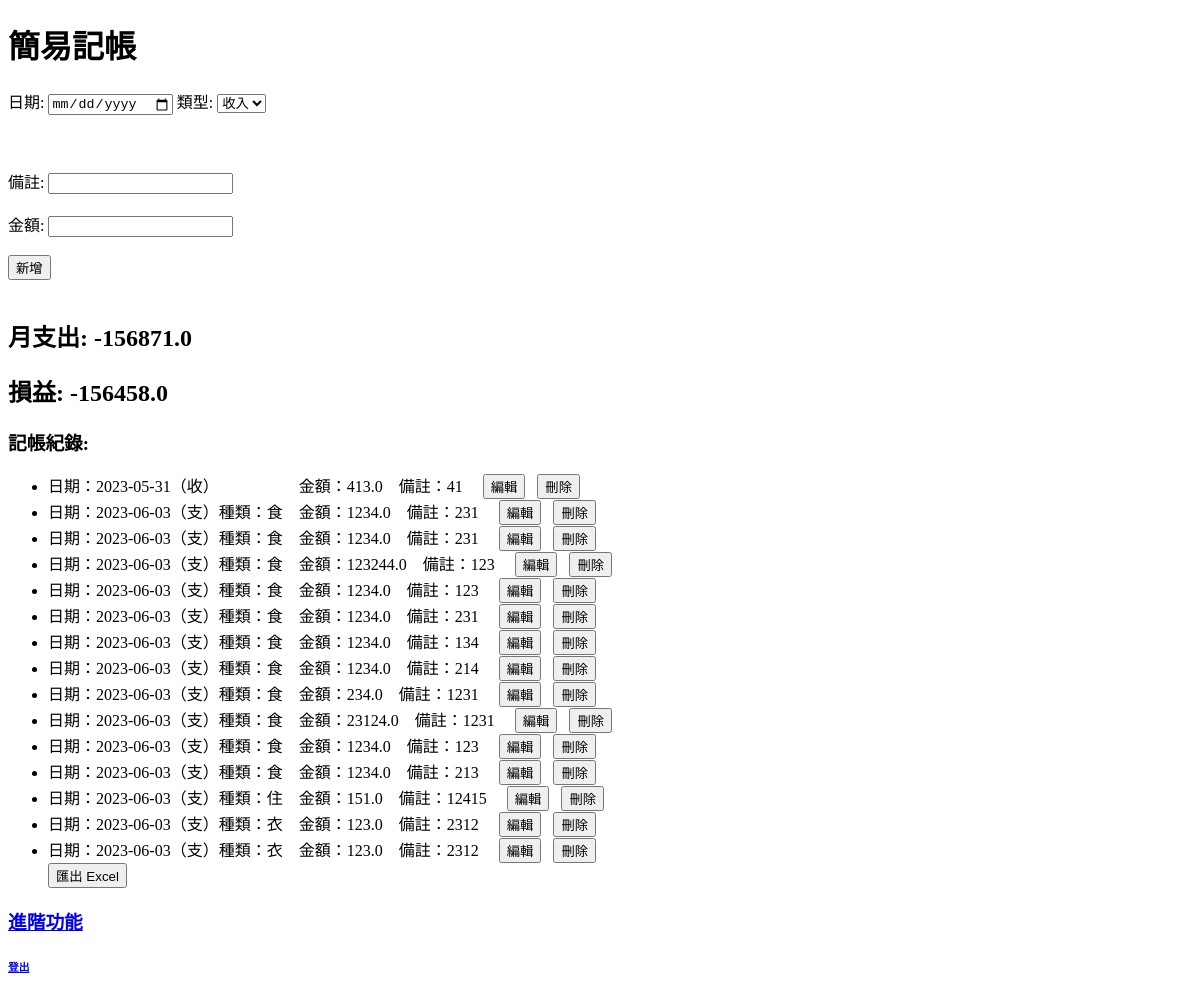
The page /expense (signed in) on the database its author committed.
### tables this page shows
CREATE TABLE expenses
                  (id INTEGER PRIMARY KEY AUTOINCREMENT,
                   username TEXT NOT NULL,
                   category TEXT NOT NULL,
                   amount REAL NOT NULL,
                   note TEXT,
                   date TEXT NOT NULL);

### test.py (the view, shortened to what this page needs)
@app.route('/expense', methods=['GET', 'POST'])
def expense():
    if 'username' not in session:
        return redirect('/login')
    with sqlite3.connect('database.db') as conn:
        cursor = conn.cursor()
        cursor.execute('SELECT * FROM expenses WHERE username = ? ORDER BY date', (session['username'],))
        expenses = cursor.fetchall()
        print('Expenses:', expenses)
        expense = sum(expense[3] for expense in expenses if expense[3] < 0)
        profit_loss = calculate_profit_loss(expenses)
        category = request.args.get('category')  # 從URL參數獲取用戶選擇的分類
        if category:
            expenses = sorted(expenses, key=lambda x: x[2] if x[2] == category else '')
    with sqlite3.connect('database.db') as conn:
        cursor = conn.cursor()
        cursor.execute('PRAGMA table_info(expenses)')
        columns = [column[1] for column in cursor.fetchall()]
        if 'category' not in columns:
            cursor.execute('ALTER TABLE expenses ADD COLUMN category TEXT')  # 添加 category 欄位
    return render_template('expense.html', expenses=expenses, expense=expense, profit_loss=profit_loss)

### test.py (called while the page is built)
def calculate_profit_loss(expenses_data):
    income = sum(expense[3] for expense in expenses_data if expense[3] > 0)
    expenses = sum(expense[3] for expense in expenses_data if expense[3] < 0)
    return income + expenses

### templates/expense.html (shortened to what this page needs)
<!DOCTYPE html>
<html>
<head>
</head>
<body>
    <h1>簡易記帳</h1>
    <form method="POST" action="/expense">
        <label for="date">日期:</label>
        <input type="date" id="date" name="date">
        <label for="record_type">類型:</label>
        <select id="record_type" name="record_type">
            <option value="income">收入</option>
        </select>
        <br><br>
        <br><br>
        <label for="note">備註:</label>
        <input type="text" id="note" name="note">
        <br><br>
        <label for="amount">金額:</label>
        <input type="number" id="amount" name="amount">
        <br><br>
        <input type="submit" value="新增">
    </form>
    <br>
    <h2>月支出: {{ expense }}</h2>
    <h2>損益: {{ profit_loss }}</h2>
    <h3>記帳紀錄:</h3>
    <ul>
        {% for expense in expenses %}
            {% if expense[3] > 0 %}
                <li>日期：{{ expense[5] }}（收）&nbsp;&nbsp;&nbsp;&nbsp;&nbsp;&nbsp;&nbsp;&nbsp;&nbsp;&nbsp;&nbsp;&nbsp;&nbsp;&nbsp;&nbsp;&nbsp;&nbsp;&nbsp;&nbsp;&nbsp;金額：{{ expense[3] }}&nbsp;&nbsp;&nbsp;&nbsp;備註：{{ expense[4] }}&nbsp;&nbsp;&nbsp;&nbsp;&nbsp;<button type="button" onclick="editExpense({{ expense[0] }})">編輯</button>&nbsp;&nbsp;&nbsp;<button type="submit"  onclick="deleteExpense({{ expense[0] }})">刪除</button></li>
            {% elif expense[3] < 0 %}
                <li>日期：{{ expense[5] }}（支）種類：{{ expense[2] }}&nbsp;&nbsp;&nbsp;&nbsp;金額：{{ expense[3]|abs }}&nbsp;&nbsp;&nbsp;&nbsp;備註：{{ expense[4] }}&nbsp;&nbsp;&nbsp;&nbsp;&nbsp;<button type="button" onclick="editExpense({{ expense[0] }})">編輯</button>&nbsp;&nbsp;&nbsp;<button type="submit" onclick="deleteExpense({{ expense[0] }})">刪除</button>
                </li></li>
            {% endif %}
        {% endfor %}
        <button type="button" onclick="exportToExcel()">匯出 Excel</button>
    </ul>
    <a href="/advanced"><h3>進階功能</h3><a>
    <a href="/logout"><h6>登出</h6></a>
</body>
</html>

### rows shown on the page
expenses: date "2023-05-31", amount "413.0", note "41"
expenses: date "2023-06-03", category "食", amount "1234.0", note "231"
expenses: date "2023-06-03", category "食", amount "1234.0", note "231"
expenses: date "2023-06-03", category "食", amount "123244.0", note "123"
expenses: date "2023-06-03", category "食", amount "1234.0", note "123"
expenses: date "2023-06-03", category "食", amount "1234.0", note "231"
expenses: date "2023-06-03", category "食", amount "1234.0", note "134"
expenses: date "2023-06-03", category "食", amount "1234.0", note "214"
expenses: date "2023-06-03", category "食", amount "234.0", note "1231"
expenses: date "2023-06-03", category "食", amount "23124.0", note "1231"
expenses: date "2023-06-03", category "食", amount "1234.0", note "123"
expenses: date "2023-06-03", category "食", amount "1234.0", note "213"
expenses: date "2023-06-03", category "住", amount "151.0", note "12415"
expenses: date "2023-06-03", category "衣", amount "123.0", note "2312"
expenses: date "2023-06-03", category "衣", amount "123.0", note "2312"

### other values the page prints
{{ expense }} "-156871.0"
{{ profit_loss }} "-156458.0"
